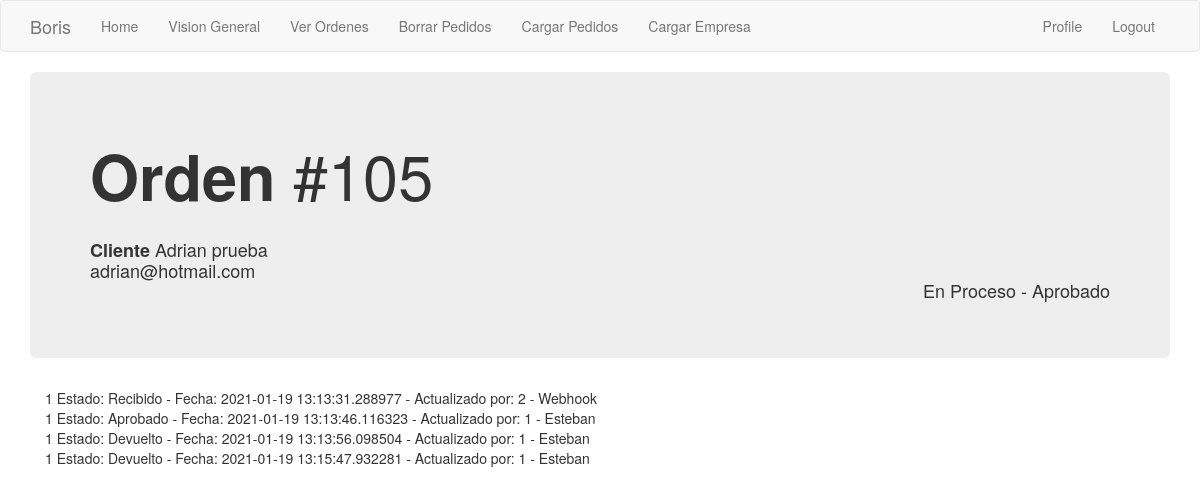
Page /historia_orden/1 (signed in) on the earlier database version.
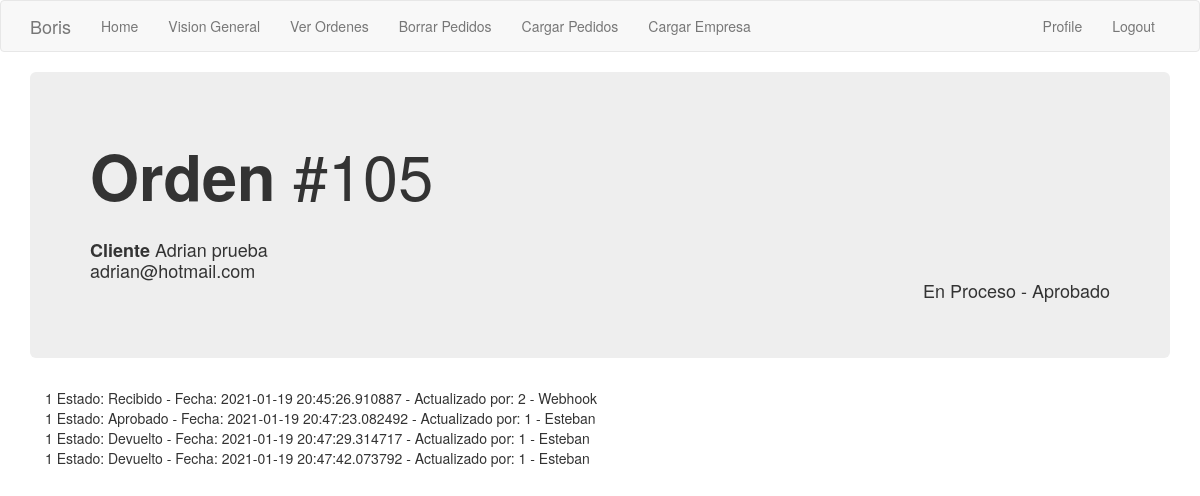
Same page on the later database version.
### app/models.py (models this page shows)
class Transaction_log(db.Model):
    id = db.Column(db.Integer, primary_key=True)
    sub_status = db.Column(db.String(15))
    fecha = db.Column(db.DateTime, default=datetime.utcnow)
    username = db.Column(db.String(64))
    order_id = db.Column(db.Integer, db.ForeignKey('order_header.id'))
    user_id = db.Column(db.Integer, db.ForeignKey('user.id'))

### app/main/routes.py (the view)
@bp.route('/historia_orden/<orden_id>', methods=['GET', 'POST'])
@login_required
def historia_orden(orden_id):
    orden = Order_header.query.filter_by(id=orden_id).first()
    historia = Transaction_log.query.filter_by(order_id=orden_id).all()
    return render_template('historia_orden.html', orden=orden, historia=historia, customer=orden.buyer)

### app/main/routes.py (called while the page is built)
@bp.before_app_request
def before_request():
    if current_user.is_authenticated:
        current_user.last_seen = datetime.utcnow()
        db.session.commit()

### app/models.py (called while the page is built)
@login.user_loader
def load_user(id):
    return User.query.get(int(id))

### app/templates/historia_orden.html
{% extends "base.html" %}
{% block app_content %}
    <div class='jumbotron'>
        <h1>
            <strong>Orden </strong>#{{orden.order_number}}
        </h1>
        <h4>
            <br> <strong> Cliente </strong>{{customer.name}}
            <br>         {{customer.email}}
            <div class="text-right"> {{orden.status}} - {{orden.sub_status}} </div>
        </h4>
    </div>
    <div class='container'>
        {% for i in historia %}
            {{i.order_id}}
            Estado: {{i.sub_status}} -
            Fecha: {{i.fecha}} -
            Actualizado por: {{i.user_id}} - {{i.username}}
            <br>
        {% endfor %}
    </div>
{% endblock %}

Differences in the rows shown:
no longer on this page (row edited): Transaction_log: order_id "1", sub_status "Recibido", fecha "2021-01-19 13:13:31.288977", user_id "2", username "Webhook"
no longer on this page (row edited): Transaction_log: order_id "1", sub_status "Aprobado", fecha "2021-01-19 13:13:46.116323", user_id "1", username "Esteban"
no longer on this page (row edited): Transaction_log: order_id "1", sub_status "Devuelto", fecha "2021-01-19 13:13:56.098504", user_id "1", username "Esteban"
no longer on this page (row edited): Transaction_log: order_id "1", sub_status "Devuelto", fecha "2021-01-19 13:15:47.932281", user_id "1", username "Esteban"
added Transaction_log: order_id "1", sub_status "Recibido", fecha "2021-01-19 20:45:26.910887", user_id "2", username "Webhook"
added Transaction_log: order_id "1", sub_status "Aprobado", fecha "2021-01-19 20:47:23.082492", user_id "1", username "Esteban"
added Transaction_log: order_id "1", sub_status "Devuelto", fecha "2021-01-19 20:47:29.314717", user_id "1", username "Esteban"
added Transaction_log: order_id "1", sub_status "Devuelto", fecha "2021-01-19 20:47:42.073792", user_id "1", username "Esteban"
